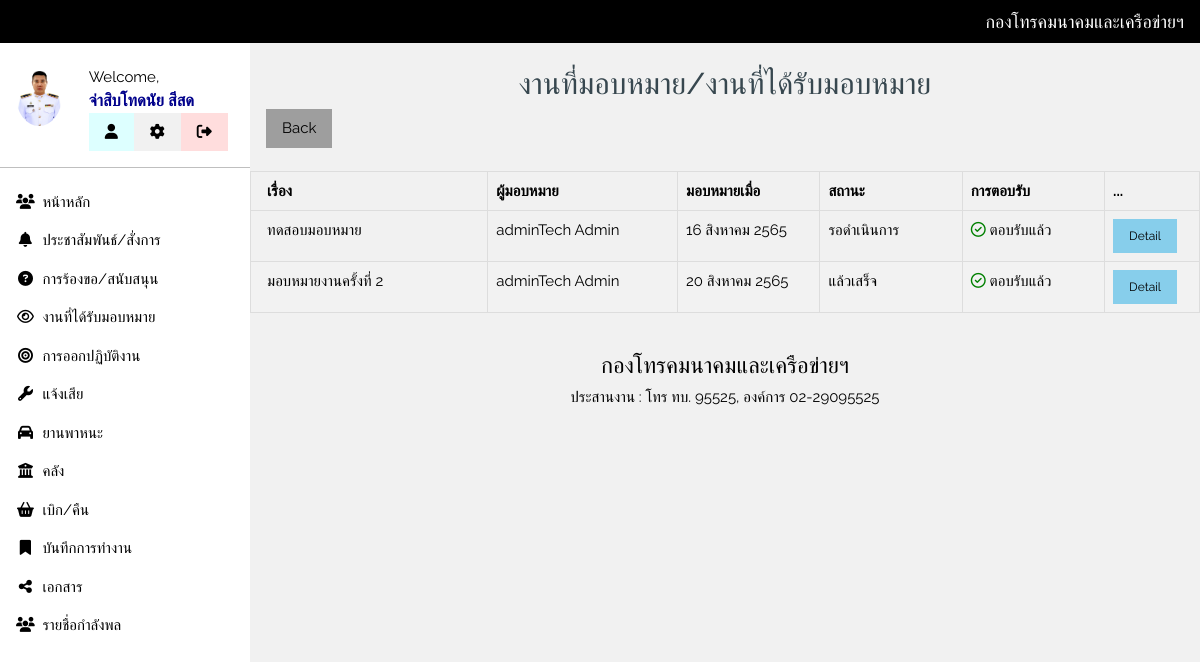
/assign/ (signed in), run on an earlier commit of the app's database.
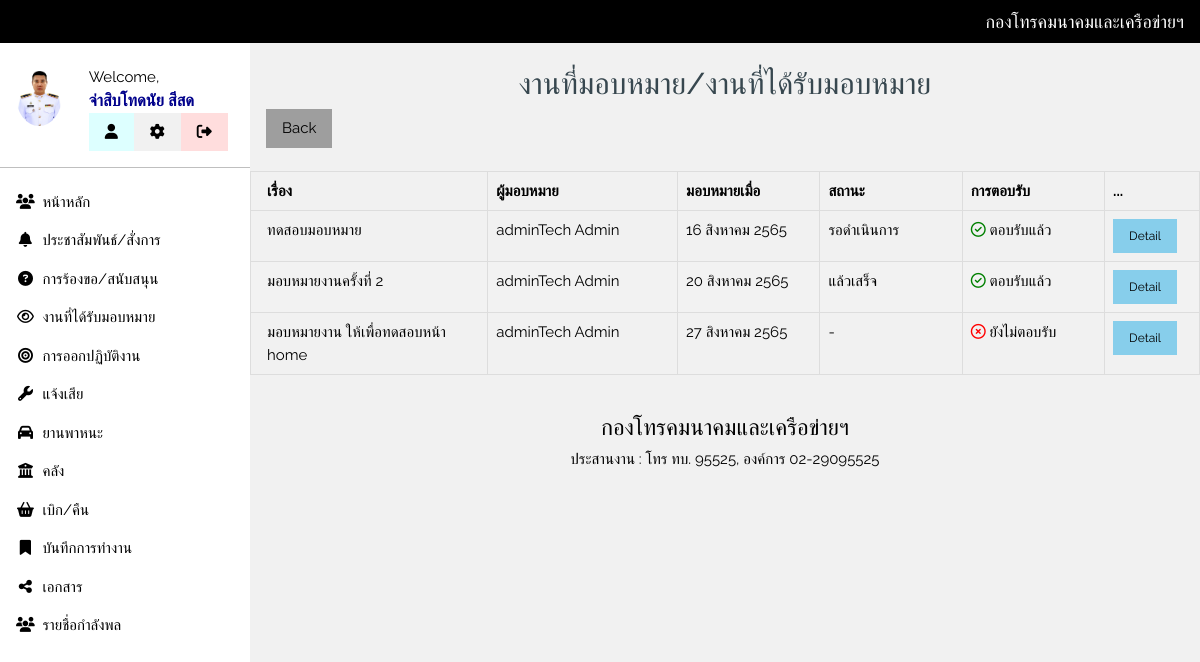
And on a later commit of the database.
### assign/models.py (models this page shows, shortened)
class Assign(models.Model):
    title       = models.CharField(max_length=200)
    body        = RichTextField()
    author      = models.ForeignKey(User,               on_delete=models.CASCADE, related_name='assignAuthor')
    created_at  = models.DateTimeField(auto_now_add=True)
    assigned_to = models.ForeignKey(Profile,            on_delete=models.CASCADE, related_name='assigned_to')
    accepted    = models.BooleanField(default=False)
    accepted_on = models.DateTimeField('date accepted', null=True,                blank=True)
    status      = models.ForeignKey(AssignStatus,       on_delete=models.CASCADE, related_name='assignStatus', null=True, blank=True)
    note        = RichTextField(null=True,              blank=True)

class AssignStatus(models.Model):
    name = models.CharField(max_length=200)
    class Meta:
        verbose_name        = 'Status'
        verbose_name_plural = 'Status'

### account/models.py (models this page shows, shortened)
class Profile(models.Model):
    user     = models.OneToOneField(User, on_delete=models.CASCADE)
    rank     = models.ForeignKey(Rank, on_delete=models.CASCADE, blank=True, null=True)
    position = models.ForeignKey(Position, on_delete=models.CASCADE, blank=True, null=True)
    sector   = models.ForeignKey(Sector, on_delete=models.CASCADE, blank=True, null=True)
    place    = models.CharField(max_length=200, blank=True, null=True)
    phone    = models.CharField(max_length=10, blank=True, null=True)
    image    = models.ImageField(upload_to='Profile/', blank=True, null=True)

class Rank(models.Model):
    name = models.CharField(max_length=200)
    def __str__(self) -> str:
        return self.name

### assign/views.py (the view)
# urls.py: path('', views.AssignListView.as_view(), name='list'),
class AssignListView(LoginRequiredMixin, ListView):
    login_url = reverse_lazy('login')
    model               = Assign
    template_name       = 'assign/assign.html'
    ordering            = ('-created_at')
    def get_queryset(self):
        qs = Assign.objects.filter(assigned_to=self.request.user.profile)
        return qs

### account/templatetags/tags.py (called while the page is built)
@register.filter(name='has_group')
def has_group(user, group_name):
    group = user.groups.filter(name=group_name).exists()
    return group

@register.filter
def thaidate(var):
	n = ['มกราคม', 'กุมภาพันธ์', 'มีนาคม', 'เมษายน', 'พฤษภาคม', 'มิถุนายน', 'กรกฎาคม', 'สิงหาคม', 'กันยายน', 'ตุลาคม', 'พฤษศจิกายน', 'ธันวาคม']
	d = var.day
	m = n[var.month - 1 ]
	y = var.year + 543
	return f'{d} {m} {y}'

### assign/templates/assign/assign.html (shortened to what this page needs)
{% extends 'base.html' %}
{% load static %}
{% load tz %}
{% load tags %}
{% block content %}
<br>
<div class="w3-container w3-center">
    <h2>งานที่มอบหมาย/งานที่ได้รับมอบหมาย</h2>
</div>
<div class="w3-container">
    <div class="w3-content">
        <div class="w3-bar">
            <a href="{% url 'home' %}" class="w3-bar-item w3-button w3-left w3-gray">
                Back
            </a>
        </div>
    </div>
</div>
<br>
<div class="w3-content table-responsive">
    <table class="w3-table table-bordered" id="dataTable" width="100%" cellspacing="0" cellpadding="0">
        {% if request.user|has_group:"Staff" %}
        <thead>
            <tr>
                <th onclick="sortTable(1)" style="width: 25%;">เรื่อง</th>
                <th onclick="sortTable(2)" style="width: 20%">มอบหมายให้</th>
                <th onclick="sortTable(3)" style="width: 15%;">มอบหมายเมื่อ</th>
                <th onclick="sortTable(4)" style="width: 15%;">สถานะ</th>
                <th onclick="sortTable(5)" style="width: 15%;">การตอบรับ</th>
                <th onclick="sortTable(6)" style="width: 10%;">...</th>
            </tr>
        </thead>
        <tbody>
            {% for object in object_list %}
            <tr class="w3-hover-purple">
                <td>{{ object.title }}</td>
                <td>{{ object.assigned_to.rank }}{{ object.assigned_to.user.get_full_name }}</td>
                <td>{{ object.created_at|thaidate }}</td>
                <td>
                    {% if object.status %}
                    {{ object.status.name }}
                    {% else %}
                    -
                    {% endif %}
                </td>
                <td>
                    {% if object.accepted %}
                    <i class="fa fa-check-circle-o" style="color:green"></i>&nbsp;ตอบรับแล้ว
                    {% else %}
                    <i class="fa fa-times-circle-o" style="color:red"></i>&nbsp;ยังไม่ตอบรับ
                    {% endif %}
                </td>
                <td>
                    <a href="{% url 'assign:detail' pk=object.pk %}" class="w3-button w3-small w3-light-blue">Detail</a>
                </td>
            </tr>
            {% endfor %}
        </tbody>
        {% else %}
        <thead>
            <tr>
                <th onclick="sortTable(1)" style="width: 25%;">เรื่อง</th>
                <th onclick="sortTable(2)" style="width: 20%">ผู้มอบหมาย</th>
                <th onclick="sortTable(3)" style="width: 15%;">มอบหมายเมื่อ</th>
                <th onclick="sortTable(4)" style="width: 15%;">สถานะ</th>
                <th onclick="sortTable(5)" style="width: 15%;">การตอบรับ</th>
                <th onclick="sortTable(6)" style="width: 10%;">...</th>
            </tr>
        </thead>
        <tbody>
            {% for object in object_list %}
            <tr class="w3-hover-purple">
                <td>{{ object.title }}</td>
                <td>{{ object.author.profile.rank }}{{ object.author.get_full_name }}</td>
                <td>{{ object.created_at|thaidate }}</td>
                <td>
                    {% if object.status %}
                    {{ object.status.name }}
                    {% else %}
                        -
                    {% endif %}
                </td>
                <td>
                    {% if object.accepted %}
                    <i class="fa fa-check-circle-o" style="color:green"></i>&nbsp;ตอบรับแล้ว
                    {% else %}
                    <i class="fa fa-times-circle-o" style="color:red"></i>&nbsp;ยังไม่ตอบรับ
                    {% endif %}
                </td>
                <td>
                    <a href="{% url 'assign:detail' pk=object.pk %}" class="w3-button w3-small w3-light-blue">Detail</a>
                </td>
            </tr>
            {% endfor %}
        </tbody>
        {% endif %}
    </table>
</div>
{% endblock content %}

What changed in the data, as far as the page shows it:
added Assign: title "มอบหมายงาน ให้เพื่อทดสอบหน้า home", author.profile.rank "admin", author.get_full_name "Tech Admin", created_at|thaidate "27 สิงหาคม 2565", accepted False (drawn)
